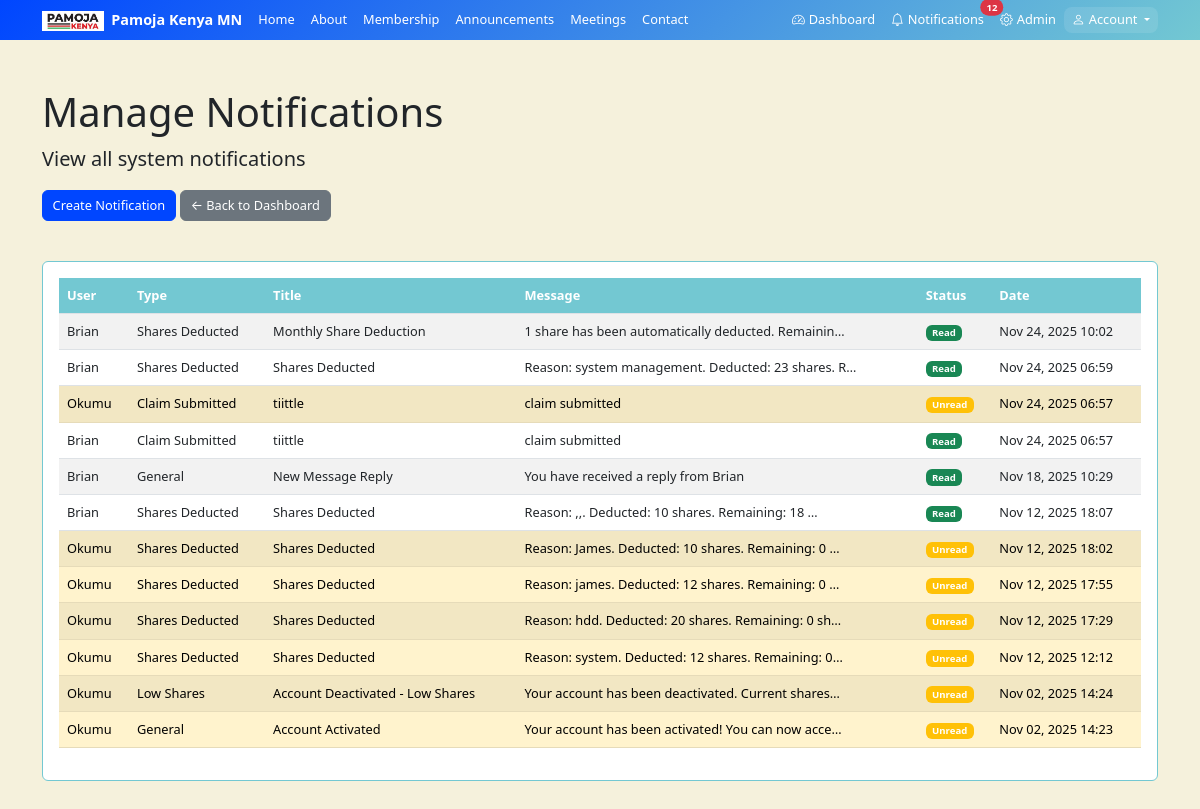
/admin-notifications/ (signed in), run on an earlier commit of the app's database.
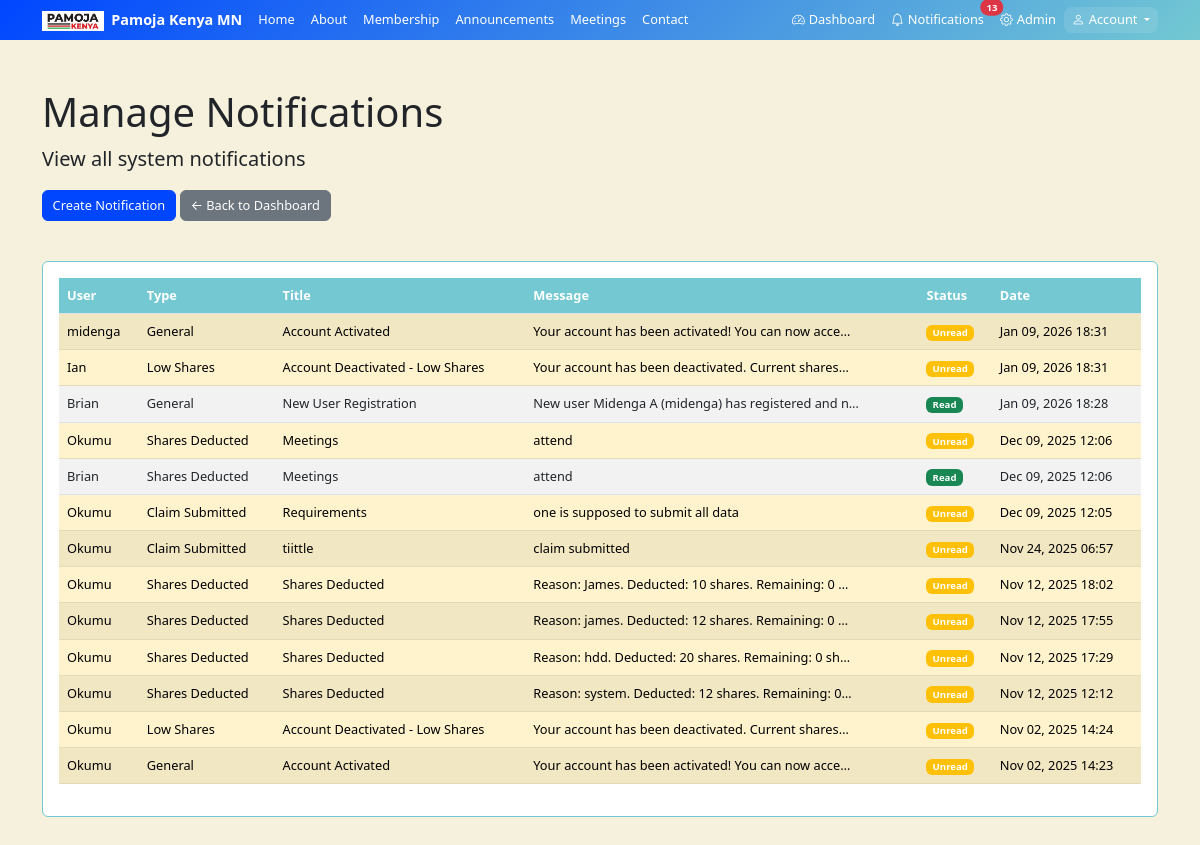
And on a later commit of the database.
### main/models.py (models this page shows, shortened)
class Notification(models.Model):
    NOTIFICATION_TYPES = [
        ('shares_low', 'Low Shares'),
        ('shares_deducted', 'Shares Deducted'),
        ('claim_submitted', 'Claim Submitted'),
        ('general', 'General'),
    ]
    user = models.ForeignKey(User, on_delete=models.CASCADE)
    notification_type = models.CharField(max_length=20, choices=NOTIFICATION_TYPES)
    title = models.CharField(max_length=200)
    message = models.TextField()
    is_read = models.BooleanField(default=False)
    created_at = models.DateTimeField(auto_now_add=True)

### main/views.py (the view)
# urls.py: path('admin-notifications/', views.admin_notifications, name='admin_notifications'),
@login_required
def admin_notifications(request):
    if not request.user.is_staff:
        return redirect('user_dashboard')
    notifications = Notification.objects.all().order_by('-created_at')
    return render(request, 'main/admin/notifications.html', {'notifications': notifications})

### main/templates/main/admin/notifications.html (shortened to what this page needs)
{% extends 'main/base.html' %}
{% block content %}
<div class="container py-5">
    <div class="row mb-4">
        <div class="col-12">
            <h1 class="mb-2">Manage Notifications</h1>
            <p class="lead">View all system notifications</p>
            <div class="mb-3">
                <a href="{% url 'admin_create_notification' %}" class="btn btn-primary">Create Notification</a>
                <a href="{% url 'admin_dashboard' %}" class="btn btn-secondary">← Back to Dashboard</a>
            </div>
        </div>
    </div>
    <div class="card">
        <div class="card-body">
            {% if notifications %}
                <div class="table-responsive">
                    <table class="table table-striped">
                        <thead>
                            <tr>
                                <th>User</th>
                                <th>Type</th>
                                <th>Title</th>
                                <th>Message</th>
                                <th>Status</th>
                                <th>Date</th>
                            </tr>
                        </thead>
                        <tbody>
                            {% for notification in notifications %}
                            <tr class="{% if not notification.is_read %}table-warning{% endif %}">
                                <td>{{ notification.user.username }}</td>
                                <td>{{ notification.get_notification_type_display }}</td>
                                <td>{{ notification.title }}</td>
                                <td>{{ notification.message|truncatechars:50 }}</td>
                                <td>
                                    {% if notification.is_read %}
                                        <span class="badge bg-success">Read</span>
                                    {% else %}
                                        <span class="badge bg-warning">Unread</span>
                                    {% endif %}
                                </td>
                                <td>{{ notification.created_at|date:"M d, Y H:i" }}</td>
                            </tr>
                            {% endfor %}
                        </tbody>
                    </table>
                </div>
            {% else %}
                <p class="text-muted text-center py-5">No notifications found</p>
            {% endif %}
        </div>
    </div>
</div>
{% endblock %}

### main/templates/main/base.html (shortened to what this page needs)
<!DOCTYPE html>
<html lang="en">
<head>
    <link href="https://cdn.jsdelivr.net/npm/bootstrap@5.3.0/dist/css/bootstrap.min.css" rel="stylesheet">
    <link rel="stylesheet" href="https://cdnjs.cloudflare.com/ajax/libs/font-awesome/6.0.0/css/all.min.css">
    <link href="https://cdn.jsdelivr.net/npm/bootstrap-icons@1.10.0/font/bootstrap-icons.css" rel="stylesheet">
</head>
<body>
    {% include 'main/navbar.html' %}
    {% block content %}{% endblock %}
</body>
</html>

### main/templates/main/navbar.html (shortened to what this page needs)
<nav class="navbar navbar-expand-lg navbar-dark fixed-top">
    <div class="container">
        <a class="navbar-brand fw-bold" href="{% if user.is_authenticated %}{% url 'home_page' %}{% else %}{% url 'home' %}{% endif %}">
            <img src="/static/images/logo.png" alt="Pamoja Kenya" class="me-1">
            Pamoja Kenya MN
        </a>
        <div class="collapse navbar-collapse" id="navbarNav">
            <ul class="navbar-nav me-auto">
                <li class="nav-item">
                    <a class="nav-link" href="{% url 'home_page' %}">Home</a>
                </li>
                <li class="nav-item">
                    <a class="nav-link" href="{% url 'about' %}">About</a>
                </li>
                <li class="nav-item">
                    <a class="nav-link" href="{% url 'membership' %}">Membership</a>
                </li>
                <li class="nav-item">
                    <a class="nav-link" href="{% url 'announcements' %}">Announcements</a>
                </li>
                <li class="nav-item">
                    <a class="nav-link" href="{% url 'meetings' %}">Meetings</a>
                </li>
                <li class="nav-item">
                    <a class="nav-link" href="{% url 'contact' %}">Contact</a>
                </li>
            </ul>
            <ul class="navbar-nav">
                {% if not user.is_authenticated %}
                    <li class="nav-item">
                        <a class="nav-link" href="{% url 'login' %}">Login</a>
                    </li>
                    <li class="nav-item">
                        <a class="nav-link" href="{% url 'register' %}">Register</a>
                    </li>
                {% else %}
                    <li class="nav-item">
                        <a class="nav-link" href="{% url 'user_dashboard' %}">
                            <i class="bi bi-speedometer2 me-1"></i>Dashboard
                        </a>
                    </li>
                    <li class="nav-item">
                        <a class="nav-link position-relative" href="{% url 'notifications' %}">
                            <i class="bi bi-bell me-1"></i>Notifications
                            {% if notifications.count > 0 %}
                            <span class="position-absolute top-0 start-100 translate-middle badge rounded-pill bg-danger">
                                {{ notifications.count }}
                            </span>
                            {% endif %}
                        </a>
                    </li>
                    {% if user.is_staff %}
                    <li class="nav-item">
                        <a class="nav-link" href="{% url 'admin_dashboard' %}">
                            <i class="bi bi-gear me-1"></i>Admin
                        </a>
                    </li>
                    {% endif %}
                    <li class="nav-item dropdown">
                        <a class="nav-link dropdown-toggle" href="#" role="button" data-bs-toggle="dropdown"
                           style="background: rgba(255,255,255,0.1); border-radius: 8px;">
                            <i class="bi bi-person me-1"></i>Account
                        </a>
                    </li>
                {% endif %}
            </ul>
        </div>
    </div>
</nav>

### main/templates/main/base.html (style rules this page uses)
:root { --primary-blue: #0046FF; --light-blue: #73C8D2; --cream: #F5F1DC; --orange: #FF9013; }
body { background-color: var(--cream); padding-top: 40px !important; }
.navbar { min-height: 40px; padding: 0.1rem 0; background: linear-gradient(135deg, var(--primary-blue), var(--light-blue)) !important; }
.navbar-brand { font-size: 0.9rem; padding: 0.1rem 0; margin-right: 0.5rem; color: white !important; }
.navbar-brand img { height: 20px !important; }
.nav-link { padding: 0.2rem 0.5rem; font-size: 0.8rem; color: white !important; }
.btn-primary { background-color: var(--primary-blue); border-color: var(--primary-blue); }
.card { border: 1px solid var(--light-blue); background-color: white; }
.table th { background-color: var(--light-blue); color: white; }
a { color: var(--primary-blue); }
.card { margin-bottom: 0.5rem; }
.btn { font-size: 0.8rem; padding: 0.3rem 0.6rem; }
.table-responsive { font-size: 0.8rem; }
img { max-width: 100%; height: auto; }
h1 { font-size: clamp(1.5rem, 4vw, 2.5rem); }
p, .card-text { font-size: clamp(0.8rem, 2vw, 1rem); }

What changed in the data, as far as the page shows it:
removed Notification: user.username "Brian", notification_type "Shares Deducted", title "Monthly Share Deduction", message "1 share has been automatically deducted. Remainin…", is_read "Read", created_at "Nov 24, 2025 10:02"
removed Notification: user.username "Brian", notification_type "Shares Deducted", title "Shares Deducted", message "Reason: system management. Deducted: 23 shares. R…", is_read "Read", created_at "Nov 24, 2025 06:59"
removed Notification: user.username "Brian", notification_type "Claim Submitted", title "tiittle", message "claim submitted", is_read "Read", created_at "Nov 24, 2025 06:57"
removed Notification: user.username "Brian", notification_type "General", title "New Message Reply", message "You have received a reply from Brian", is_read "Read", created_at "Nov 18, 2025 10:29"
removed Notification: user.username "Brian", notification_type "Shares Deducted", title "Shares Deducted", message "Reason: ,,. Deducted: 10 shares. Remaining: 18 …", is_read "Read", created_at "Nov 12, 2025 18:07"
added Notification: user.username "midenga", notification_type "General", title "Account Activated", message "Your account has been activated! You can now acce…", is_read "Unread", created_at "Jan 09, 2026 18:31"
added Notification: user.username "Ian", notification_type "Low Shares", title "Account Deactivated - Low Shares", message "Your account has been deactivated. Current shares…", is_read "Unread", created_at "Jan 09, 2026 18:31"
added Notification: user.username "Brian", notification_type "General", title "New User Registration", message "New user Midenga A (midenga) has registered and n…", is_read "Read", created_at "Jan 09, 2026 18:28"
added Notification: user.username "Okumu", notification_type "Shares Deducted", title "Meetings", message "attend", is_read "Unread", created_at "Dec 09, 2025 12:06"
added Notification: user.username "Brian", notification_type "Shares Deducted", title "Meetings", message "attend", is_read "Read", created_at "Dec 09, 2025 12:06"
added Notification: user.username "Okumu", notification_type "Claim Submitted", title "Requirements", message "one is supposed to submit all data", is_read "Unread", created_at "Dec 09, 2025 12:05"
Also different on the page:
{{ notifications.count }}: "12" → "13"
